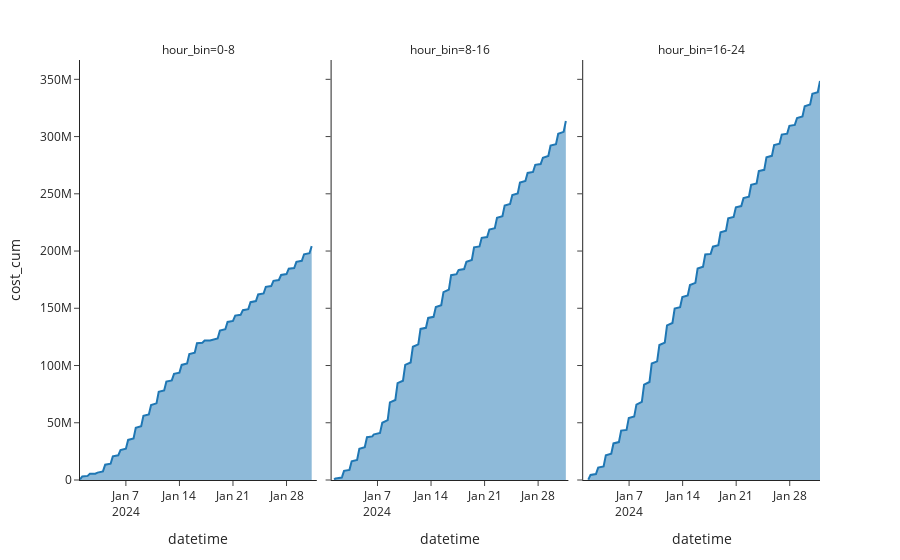

This figure's notebook cell:
### Code cell
import plotly.express as px

fig = px.area(df, x=df.index, y='cost_cum', facet_col='hour_bin', template='simple_white')
fig

### Figure 1 — Plotly figure (JSON) as saved in the notebook; plotly's stock layout.template omitted (floating-point values rounded to 4 significant figures; data arrays with more than 128 entries replaced by an {"elided": "..."} marker saying what was removed)
{"data": [{"fillpattern": {"shape": ""}, "hovertemplate": "hour_bin=0-8<br>datetime=%{x}<br>cost_cum=%{y}<extra></extra>", "legendgroup": "", "line": {"color": "#1F77B4"}, "marker": {"symbol": "circle"}, "mode": "lines", "name": "", "orientation": "v", "showlegend": false, "stackgroup": "1", "type": "scatter", "x": {"elided": "248 str values"}, "xaxis": "x", "y": {"elided": "248 float values"}, "yaxis": "y"}, {"fillpattern": {"shape": ""}, "hovertemplate": "hour_bin=8-16<br>datetime=%{x}<br>cost_cum=%{y}<extra></extra>", "legendgroup": "", "line": {"color": "#1F77B4"}, "marker": {"symbol": "circle"}, "mode": "lines", "name": "", "orientation": "v", "showlegend": false, "stackgroup": "1", "type": "scatter", "x": {"elided": "248 str values"}, "xaxis": "x2", "y": {"elided": "248 float values"}, "yaxis": "y2"}, {"fillpattern": {"shape": ""}, "hovertemplate": "hour_bin=16-24<br>datetime=%{x}<br>cost_cum=%{y}<extra></extra>", "legendgroup": "", "line": {"color": "#1F77B4"}, "marker": {"symbol": "circle"}, "mode": "lines", "name": "", "orientation": "v", "showlegend": false, "stackgroup": "1", "type": "scatter", "x": {"elided": "248 str values"}, "xaxis": "x3", "y": {"elided": "248 float values"}, "yaxis": "y3"}], "layout": {"annotations": [{"font": {}, "showarrow": false, "text": "hour_bin=0-8", "x": 0.16, "xanchor": "center", "xref": "paper", "y": 1, "yanchor": "bottom", "yref": "paper"}, {"font": {}, "showarrow": false, "text": "hour_bin=8-16", "x": 0.5, "xanchor": "center", "xref": "paper", "y": 1, "yanchor": "bottom", "yref": "paper"}, {"font": {}, "showarrow": false, "text": "hour_bin=16-24", "x": 0.84, "xanchor": "center", "xref": "paper", "y": 1, "yanchor": "bottom", "yref": "paper"}], "legend": {"tracegroupgap": 0}, "margin": {"t": 60}, "xaxis": {"anchor": "y", "domain": [0, 0.32], "title": {"text": "datetime"}}, "xaxis2": {"anchor": "y2", "domain": [0.34, 0.66], "matches": "x", "title": {"text": "datetime"}}, "xaxis3": {"anchor": "y3", "domain": [0.68, 1.0], "matches": "x", "title": {"text": "datetime"}}, "yaxis": {"anchor": "x", "domain": [0, 1], "title": {"text": "cost_cum"}}, "yaxis2": {"anchor": "x2", "domain": [0, 1], "matches": "y", "showticklabels": false}, "yaxis3": {"anchor": "x3", "domain": [0, 1], "matches": "y", "showticklabels": false}}}
